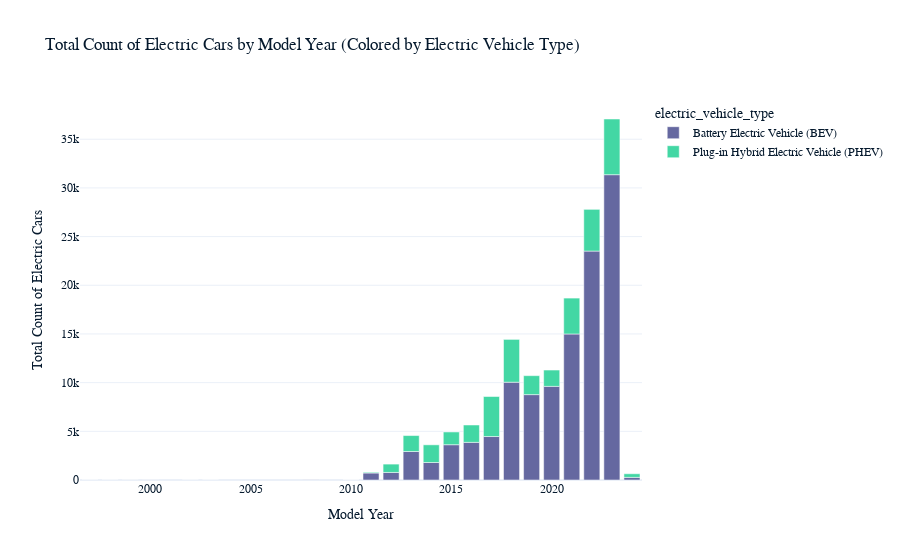

The code cell stored with this chart in its notebook:
### Markdown cell above
Run the code and check that the plot is correct.

- Run the bar plot code generated by GPT.
- _Check that the output is suitable. If not, try changing your prompt in the previous task to improve the output (this is prompt engineering, which you'll see more of in the next code-along project in the series)._

### Code cell
# Paste the code generated by GPT and run it
import plotly.express as px

# Grouping the data by 'model_year' and 'electric_vehicle_type', summing the 'n_cars' column to get the total registrations for each combination
total_count_by_year_type = electric_cars.groupby(['model_year', 'electric_vehicle_type'])['n_cars'].sum().reset_index()

# Creating the bar plot using Plotly Express
fig = px.bar(total_count_by_year_type, x='model_year', y='n_cars', color='electric_vehicle_type',
             labels={'model_year': 'Model Year', 'n_cars': 'Total Count of Electric Cars'},
             title='Total Count of Electric Cars by Model Year (Colored by Electric Vehicle Type)')

# Displaying the plot
fig.show()

### Figure 1 — Plotly figure (JSON) as saved in the notebook; plotly's stock layout.template omitted (floating-point values rounded to 4 significant figures)
{"data": [{"alignmentgroup": "True", "hovertemplate": "electric_vehicle_type=Battery Electric Vehicle (BEV)<br>Model Year=%{x}<br>Total Count of Electric Cars=%{y}<extra></extra>", "legendgroup": "Battery Electric Vehicle (BEV)", "marker": {"color": "#6568a0", "pattern": {"shape": ""}}, "name": "Battery Electric Vehicle (BEV)", "offsetgroup": "Battery Electric Vehicle (BEV)", "orientation": "v", "showlegend": true, "textposition": "auto", "type": "bar", "x": [1997, 1998, 1999, 2000, 2002, 2003, 2008, 2010, 2011, 2012, 2013, 2014, 2015, 2016, 2017, 2018, 2019, 2020, 2021, 2022, 2023, 2024], "xaxis": "x", "y": [1, 1, 4, 8, 2, 1, 18, 21, 718, 776, 2926, 1796, 3625, 3867, 4466, 10046, 8771, 9617, 14998, 23511, 31360, 271], "yaxis": "y"}, {"alignmentgroup": "True", "hovertemplate": "electric_vehicle_type=Plug-in Hybrid Electric Vehicle (PHEV)<br>Model Year=%{x}<br>Total Count of Electric Cars=%{y}<extra></extra>", "legendgroup": "Plug-in Hybrid Electric Vehicle (PHEV)", "marker": {"color": "#43d7a4", "pattern": {"shape": ""}}, "name": "Plug-in Hybrid Electric Vehicle (PHEV)", "offsetgroup": "Plug-in Hybrid Electric Vehicle (PHEV)", "orientation": "v", "showlegend": true, "textposition": "auto", "type": "bar", "x": [2010, 2011, 2012, 2013, 2014, 2015, 2016, 2017, 2018, 2019, 2020, 2021, 2022, 2023, 2024], "xaxis": "x", "y": [3, 78, 857, 1639, 1817, 1309, 1783, 4108, 4395, 1945, 1677, 3686, 4288, 5719, 371], "yaxis": "y"}], "layout": {"barmode": "relative", "legend": {"title": {"text": "electric_vehicle_type"}, "tracegroupgap": 0}, "title": {"text": "Total Count of Electric Cars by Model Year (Colored by Electric Vehicle Type)"}, "xaxis": {"anchor": "y", "domain": [0, 1], "title": {"text": "Model Year"}}, "yaxis": {"anchor": "x", "domain": [0, 1], "title": {"text": "Total Count of Electric Cars"}}}}
